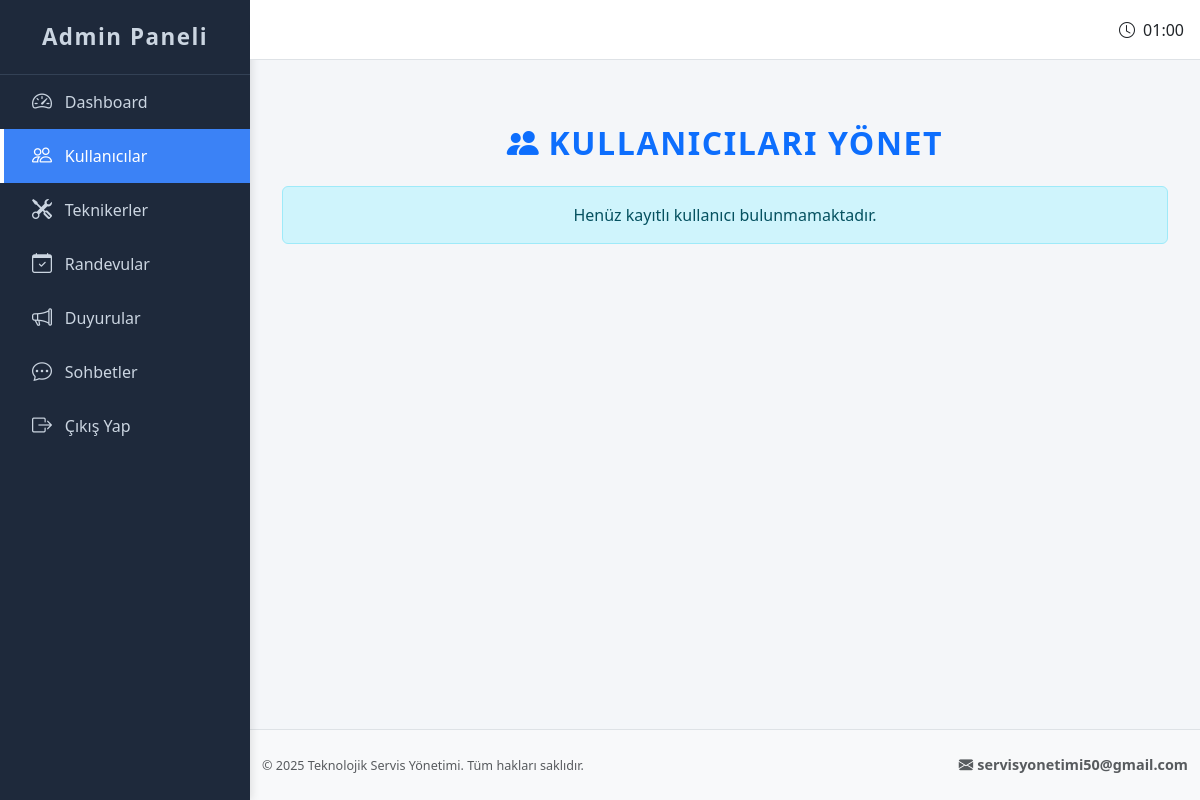
The app's page /admin/manage_users (signed in), older data.
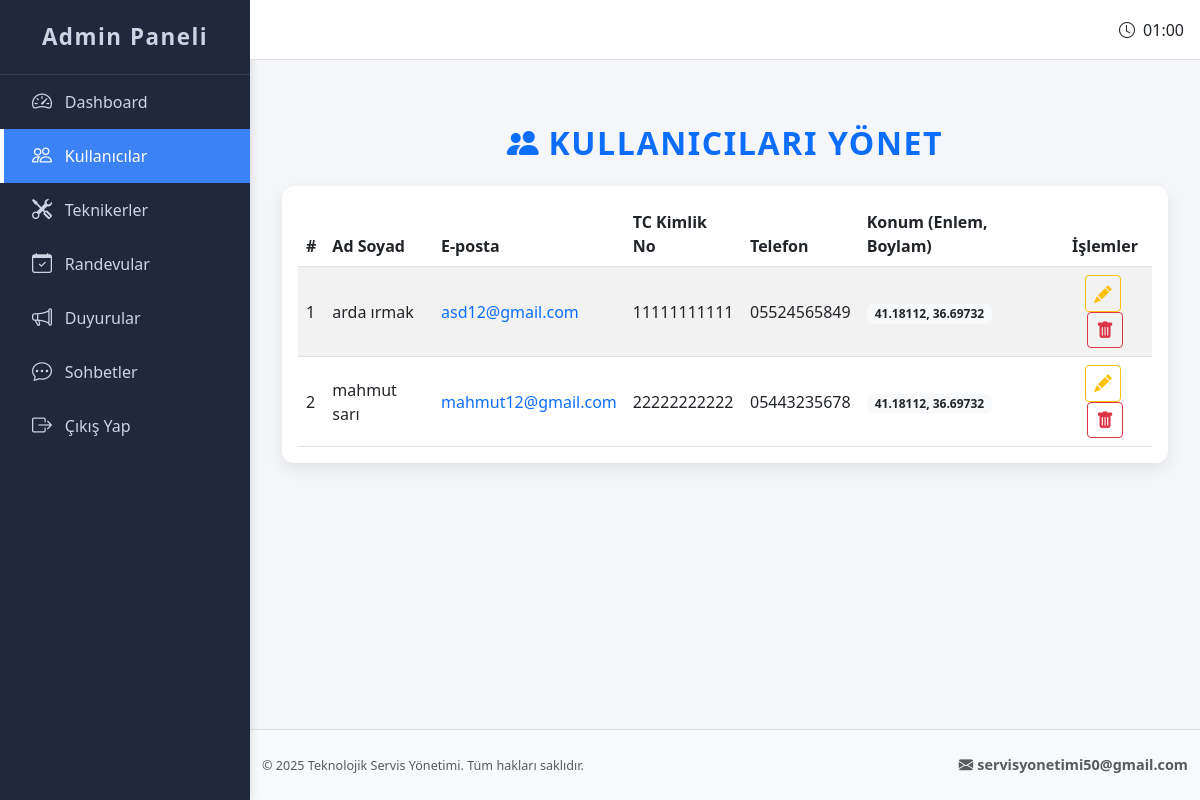
The same page, newer data.
### app.py (models this page shows, shortened)
class User(UserMixin, db.Model):
    __tablename__ = 'users'
    id = db.Column(db.Integer, primary_key=True)
    ad = db.Column(db.String(50), nullable=False)
    soyad = db.Column(db.String(50), nullable=False)
    email = db.Column(db.String(100), unique=True, nullable=False)
    tc = db.Column(db.String(11), unique=True, nullable=False)
    telefon = db.Column(db.String(11), unique=True, nullable=False)
    dogum_tarihi = db.Column(db.Date, nullable=False)
    cinsiyet = db.Column(db.String(10), nullable=False)
    konum = db.Column(db.String(50))
    sifre = db.Column(db.String(255), nullable=False)
    kayit_tarihi = db.Column(db.DateTime, default=datetime.utcnow)

### app.py (the view)
@app.route('/admin/manage_users')
def manage_users():
    if 'admin_id' not in session:
        flash('Admin girişi yapmalısınız!', 'danger')
        return redirect(url_for('admin_login'))
    users = User.query.all()
    return render_template("manage_users.html", users=users)

### templates/manage_users.html (shortened to what this page needs)
{% extends "base_admin.html" %}
{% block head %}
<link rel="stylesheet" href="https://cdn.datatables.net/1.13.6/css/dataTables.bootstrap5.min.css" />
{% endblock %}
{% block content %}
<div class="container mt-5 px-3 px-md-0">
  <h2 class="mb-4 text-center fw-bold"><i class="bi bi-people-fill me-2"></i>Kullanıcıları Yönet</h2>
  {% if users %}
  <div class="table-responsive">
    <table id="usersTable" class="table table-striped table-hover align-middle mb-0">
      <thead>
        <tr>
          <th>#</th>
          <th>Ad Soyad</th>
          <th>E-posta</th>
          <th>TC Kimlik No</th>
          <th>Telefon</th>
          <th>Konum (Enlem, Boylam)</th>
          <th class="text-center">İşlemler</th>
        </tr>
      </thead>
      <tbody>
        {% for user in users %}
        <tr>
          <td>{{ user.id }}</td>
          <td>{{ user.ad }} {{ user.soyad }}</td>
          <td><a href="mailto:{{ user.email }}">{{ user.email }}</a></td>
          <td>{{ user.tc }}</td>
          <td>{{ user.telefon }}</td>
          <td>
  {% if user.konum %}
  <a href="https://www.google.com/maps?q={{ user.konum | urlencode }}"
     target="_blank"
     class="badge bg-light text-dark px-2 py-1"
     style="cursor:pointer; text-decoration:none;">
    {{ user.konum }}
  </a>
{% else %}
  <span class="text-muted">Konum bilgisi yok</span>
{% endif %}
</td>
          <td class="text-center">
            <a href="{{ url_for('edit_user', id=user.id) }}" class="btn btn-sm btn-outline-warning me-1" title="Düzenle">
              <i class="bi bi-pencil-fill"></i>
            </a>
            <button
              type="button"
              class="btn btn-sm btn-outline-danger"
              title="Sil"
              data-bs-toggle="modal"
              data-bs-target="#deleteUserModal"
              data-user-id="{{ user.id }}"
              data-user-name="{{ user.ad }} {{ user.soyad }}">
              <i class="bi bi-trash-fill"></i>
            </button>
          </td>
        </tr>
        {% endfor %}
      </tbody>
    </table>
  </div>
  {% else %}
  <div class="alert alert-info text-center mt-4">
    Henüz kayıtlı kullanıcı bulunmamaktadır.
  </div>
  {% endif %}
</div>
{% endblock %}

Row changes from the older to the newer data that the page shows:
added User: id "1", ad "arda", soyad "ırmak", email "asd12@gmail.com", tc "11111111111", telefon "05524565849", konum "41.18112, 36.69732"
added User: id "2", ad "mahmut", soyad "sarı", email "mahmut12@gmail.com", tc "22222222222", telefon "05443235678", konum "41.18112, 36.69732"
Text that changed along with them:
text no longer shown: "Henüz kayıtlı kullanıcı bulunmamaktadır."
text now shown: "# Ad Soyad E-posta TC Kimlik No Telefon Konum (Enlem, Boylam) İşlemler"
